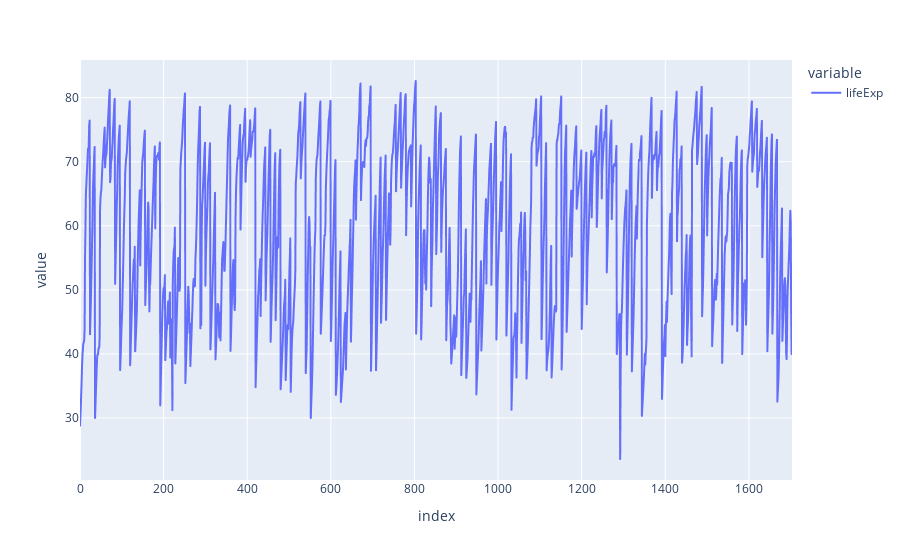

The cell this chart's notebook holds for it:
### Code cell
fig = px.line(df['lifeExp'])
fig.show()

### Figure 1 — Plotly figure (JSON) as saved in the notebook; plotly's stock layout.template omitted (floating-point values rounded to 4 significant figures; data arrays with more than 128 entries replaced by an {"elided": "..."} marker saying what was removed)
{"data": [{"hovertemplate": "variable=lifeExp<br>index=%{x}<br>value=%{y}<extra></extra>", "legendgroup": "lifeExp", "line": {"color": "#636efa", "dash": "solid"}, "mode": "lines", "name": "lifeExp", "showlegend": true, "type": "scattergl", "x": {"elided": "1704 int values"}, "xaxis": "x", "y": {"elided": "1704 float values"}, "yaxis": "y"}], "layout": {"legend": {"title": {"text": "variable"}, "tracegroupgap": 0}, "margin": {"t": 60}, "xaxis": {"anchor": "y", "domain": [0, 1], "title": {"text": "index"}}, "yaxis": {"anchor": "x", "domain": [0, 1], "title": {"text": "value"}}}}
